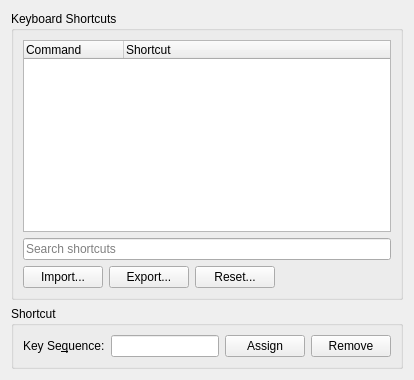
     <widget class="QWidget" name="tabKeyboard">
      <property name="whatsThis">
       <string>&lt;p&gt;&lt;b&gt;Keyboard Shortcuts&lt;/b&gt;&lt;/p&gt;&lt;p&gt;Select a command, click Key Sequence, press the desired key combination, then choose Assign. Remove clears the selected command's shortcut. Import replaces the shortcut list; Export writes the current list immediately. Choose OK in Preferences to save changes.&lt;/p&gt;</string>
      </property>
      <attribute name="title">
       <string>Keyboard</string>
      </attribute>
      <layout class="QVBoxLayout" name="verticalLayout_2">
       <item>
        <layout class="QHBoxLayout" name="horizontalLayout_4">
         <item>
          <layout class="QVBoxLayout" name="verticalLayout_5">
           <item>
            <widget class="QGroupBox" name="groupBox">
             <property name="title">
              <string>Keyboard Shortcuts</string>
             </property>
             <layout class="QVBoxLayout" name="verticalLayout_6">
              <item>
               <widget class="QTreeWidget" name="commandList">
                <property name="accessibleName">
                 <string>Commands and Keyboard Shortcuts</string>
                </property>
                <property name="toolTip">
                 <string>Select the command whose keyboard shortcut you want to change.</string>
                </property>
                <property name="rootIsDecorated">
                 <bool>true</bool>
                </property>
                <property name="uniformRowHeights">
                 <bool>true</bool>
                </property>
                <column>
                 <property name="text">
                  <string>Command</string>
                 </property>
                </column>
                <column>
                 <property name="text">
                  <string>Shortcut</string>
                 </property>
                </column>
               </widget>
              </item>
              <item>
               <widget class="QLineEdit" name="KeyboardFilterEdit">
                <property name="accessibleName">
                 <string>Filter Commands</string>
                </property>
                <property name="toolTip">
                 <string>Filter commands by name or shortcut.</string>
                </property>
                <property name="placeholderText">
                 <string>Search shortcuts</string>
                </property>
               </widget>
              </item>
              <item>
               <layout class="QHBoxLayout" name="horizontalLayout_9">
                <item>
                 <widget class="QPushButton" name="shortcutsImport">
                  <property name="toolTip">
                   <string>Replace keyboard shortcuts with assignments from a text file.</string>
                  </property>
                  <property name="text">
                   <string>Import...</string>
                  </property>
                 </widget>
                </item>
                <item>
                 <widget class="QPushButton" name="shortcutsExport">
                  <property name="toolTip">
                   <string>Save the current keyboard shortcuts to a text file immediately.</string>
                  </property>
                  <property name="text">
                   <string>Export...</string>
                  </property>
                 </widget>
                </item>
                <item>
                 <widget class="QPushButton" name="shortcutsReset">
                  <property name="toolTip">
                   <string>Restore the default keyboard shortcuts after confirmation.</string>
                  </property>
                  <property name="text">
                   <string>Reset...</string>
                  </property>
                 </widget>
                </item>
                <item>
                 <spacer name="horizontalSpacer_3">
                  <property name="orientation">
                   <enum>Qt::Orientation::Horizontal</enum>
                  </property>
                  <property name="sizeHint" stdset="0">
                   <size>
                    <width>40</width>
                    <height>20</height>
                   </size>
                  </property>
                 </spacer>
                </item>
               </layout>
              </item>
             </layout>
            </widget>
           </item>
           <item>
            <layout class="QHBoxLayout" name="horizontalLayout_6"/>
           </item>
           <item>
            <widget class="QGroupBox" name="shortcutGroup">
             <property name="title">
              <string>Shortcut</string>
             </property>
             <layout class="QHBoxLayout" name="horizontalLayout_5">
              <item>
               <widget class="QLabel" name="label_7">
                <property name="whatsThis">
                 <string>&lt;p&gt;&lt;b&gt;Key Sequence&lt;/b&gt;&lt;/p&gt;&lt;p&gt;Click here and press the key combination you want to assign. Function keys, including F1, are recorded as shortcut candidates in this field. Use the Help button for guidance. Assign asks before replacing a shortcut already used by another command.&lt;/p&gt;</string>
                </property>
                <property name="toolTip">
                 <string>Press the key combination to assign, then choose Assign.</string>
                </property>
                <property name="text">
                 <string>Key Se&amp;quence:</string>
                </property>
                <property name="buddy">
                 <cstring>shortcutEdit</cstring>
                </property>
               </widget>
              </item>
              <item>
               <widget class="QLineEdit" name="shortcutEdit">
                <property name="accessibleName">
                 <string>Key Sequence</string>
                </property>
                <property name="whatsThis">
                 <string>&lt;p&gt;&lt;b&gt;Key Sequence&lt;/b&gt;&lt;/p&gt;&lt;p&gt;Click here and press the key combination you want to assign. Function keys, including F1, are recorded as shortcut candidates in this field. Use the Help button for guidance. Assign asks before replacing a shortcut already used by another command.&lt;/p&gt;</string>
                </property>
                <property name="toolTip">
                 <string>Press the key combination to assign, then choose Assign.</string>
                </property>
               </widget>
              </item>
              <item>
               <widget class="QPushButton" name="shortcutAssign">
                <property name="toolTip">
                 <string>Assign the entered key combination to the selected command.</string>
                </property>
                <property name="text">
                 <string>Assign</string>
                </property>
               </widget>
              </item>
              <item>
               <widget class="QPushButton" name="shortcutRemove">
                <property name="toolTip">
                 <string>Clear the selected command's keyboard shortcut.</string>
                </property>
                <property name="text">
                 <string>Remove</string>
                </property>
               </widget>
              </item>
             </layout>
             <zorder>shortcutEdit</zorder>
             <zorder>label_7</zorder>
             <zorder>shortcutAssign</zorder>
             <zorder>shortcutRemove</zorder>
            </widget>
           </item>
          </layout>
         </item>
         <item>
          <layout class="QVBoxLayout" name="verticalLayout_4"/>
         </item>
        </layout>
       </item>
      </layout>
     </widget>
